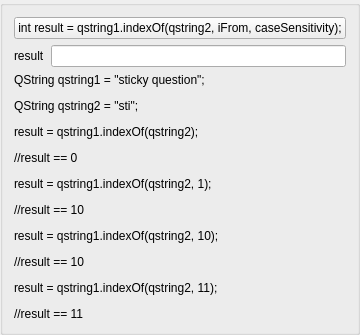
           <widget class="QGroupBox" name="groupBox_16">
            <property name="title">
             <string/>
            </property>
            <layout class="QGridLayout" name="gridLayout_15">
             <item row="0" column="0" colspan="2">
              <widget class="QPushButton" name="pbIndexOf">
               <property name="text">
                <string>int result = qstring1.indexOf(qstring2, iFrom, caseSensitivity);</string>
               </property>
              </widget>
             </item>
             <item row="1" column="0">
              <widget class="QLabel" name="label_27">
               <property name="text">
                <string>result</string>
               </property>
              </widget>
             </item>
             <item row="1" column="1">
              <widget class="QLineEdit" name="leIndexOfResult"/>
             </item>
             <item row="2" column="0" colspan="2">
              <widget class="QLabel" name="label_28">
               <property name="text">
                <string>&lt;html&gt;&lt;head/&gt;&lt;body&gt;&lt;p&gt;QString qstring1 = &amp;quot;sticky question&amp;quot;;&lt;/p&gt;&lt;p&gt;QString qstring2 = &amp;quot;sti&amp;quot;;&lt;/p&gt;&lt;p&gt;result = qstring1.indexOf(qstring2);&lt;/p&gt;&lt;p&gt;//result == 0&lt;/p&gt;&lt;p&gt;result = qstring1.indexOf(qstring2, 1);&lt;/p&gt;&lt;p&gt;//result == 10&lt;/p&gt;&lt;p&gt;result = qstring1.indexOf(qstring2, 10);&lt;/p&gt;&lt;p&gt;//result == 10&lt;/p&gt;&lt;p&gt;result = qstring1.indexOf(qstring2, 11);&lt;/p&gt;&lt;p&gt;//result == 11&lt;/p&gt;&lt;/body&gt;&lt;/html&gt;</string>
               </property>
              </widget>
             </item>
            </layout>
           </widget>
